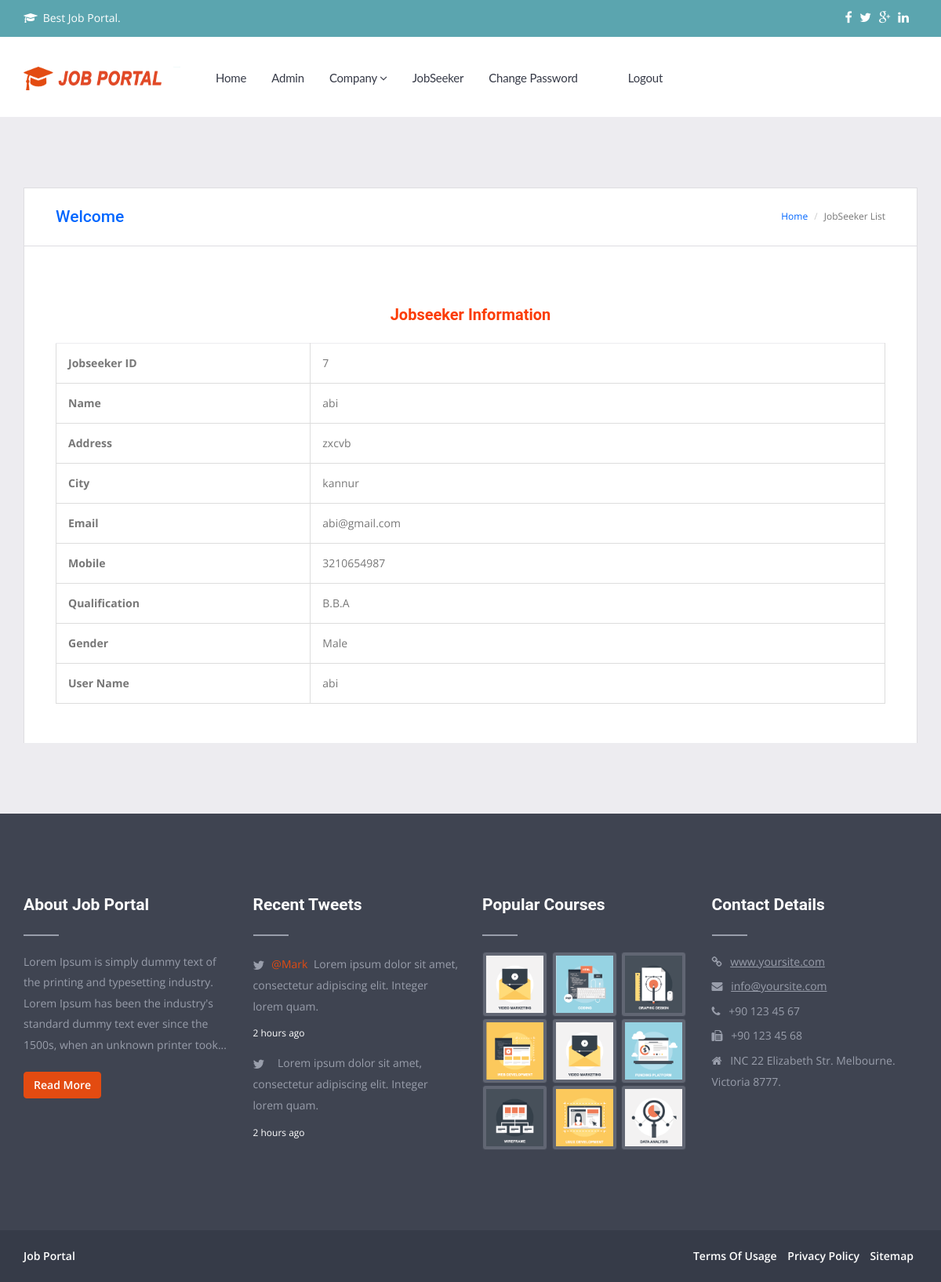
/View_All_User.php?JobSeekId=7, run on the app's committed database.
### tables this page shows
CREATE TABLE IF NOT EXISTS `jobseeker_reg` (
  `JobSeekId` int(11) NOT NULL AUTO_INCREMENT,
  `JobSeekerName` varchar(20) NOT NULL,
  `Address` varchar(100) NOT NULL,
  `City` varchar(20) NOT NULL,
  `Email` varchar(40) NOT NULL,
  `Mobile` bigint(20) NOT NULL,
  `Qualification` varchar(20) NOT NULL,
  `Gender` varchar(10) NOT NULL,
  `Status` varchar(10) NOT NULL,
  `UserName` varchar(20) NOT NULL,
  `Password` varchar(20) NOT NULL,
  PRIMARY KEY (`JobSeekId`),
  KEY `JobSeekId` (`JobSeekId`)
);

### View_All_User.php (the view, shortened to what this page needs)
<!DOCTYPE html>
<html lang="en">
<head>
<link rel="stylesheet" type="text/css" href="rs-plugin/css/A.settings.css.pagespeed.cf.xeOyGChsgq.css" media="screen"/>
<link rel="stylesheet" type="text/css" href="A.fonts%2c%2c_font-awesome-4.3.0%2c%2c_css%2c%2c_font-awesome.min.css%2bcss%2c%2c_bootstrap.css%2bcss%2c%2c_animate.css%2cMcc.kSNwpaaMDX.css.pagespeed.cf.w2G3xGgFf0.css"/>
<link rel="stylesheet" type="text/css" href="css/A.menu.css.pagespeed.cf.0_hLwXzYkZ.css">
<link rel="stylesheet" type="text/css" href="css/A.carousel.css%2bbxslider.css%2cMcc.jgeTii-u52.css.pagespeed.cf.STKSIMl7GF.css"/>
<link rel="stylesheet" type="text/css" href="A.style.css%2bcss%2c%2c_custom.css%2cMcc.HvWh1qoob-.css.pagespeed.cf.pWH5huNcWh.css"/>
</head>
<body>
<div id="wrapper">
<div class="topbar">
<div class="container">
<div class="row">
<div class="col-md-6 text-left">
<p><i class="fa fa-graduation-cap"></i> Best Job portal.</p>
</div>
<div class="col-md-6 text-right">
<ul class="list-inline">
<li>
<a class="social" href="#"><i class="fa fa-facebook"></i></a>
<a class="social" href="#"><i class="fa fa-twitter"></i></a>
<a class="social" href="#"><i class="fa fa-google-plus"></i></a>
<a class="social" href="#"><i class="fa fa-linkedin"></i></a>
</li>
</ul>
</div>
</div>
</div>
</div>
<header class="header">
<div class="container">
<div class="hovermenu ttmenu">
<div class="navbar navbar-default" role="navigation">
<div class="navbar-header">
<div class="logo">
<a class="navbar-brand" href="index-2.html"><img src="images/xlogin-logo.png.pagespeed.ic.rk5LaeLYSz copy.png" style="width:200px;height:30px;" alt=""></a>
</div>
</div>
<div class="navbar-collapse collapse">
<ul class="nav navbar-nav">
<li class="dropdown ttmenu-half"><a href="admin.php" >Home </a>
<li class="dropdown ttmenu-half"><a href="User.php" >Admin </a>
<li class="dropdown ttmenu-half"><a href="#" data-toggle="dropdown" class="dropdown-toggle">Company <b class="fa fa-angle-down"></b></a>
</li>
<li ><a href="All Users.php">JobSeeker </a>
<li><a href="change_password_admin.php">Change Password</a></li>
<li><a href="#"></a></li>
<li><a href="logout.php">Logout</a></li>
</ul>
</div>
</div>
</div>
</div>
</header>
<section class="grey section">
<div class="container">
<div class="row">
<div id="content" class="col-md-12 col-sm-12 col-xs-12">
<div class="blog-wrapper">
<div class="row second-bread">
<div class="col-md-6 text-left">
<h1><a href="#">Welcome <?php echo $_SESSION['Name'];?></a></h1>
</div>
<div class="col-md-6 text-right">
<div class="bread">
<ol class="breadcrumb">
<li><a href="#">Home</a></li>
<li class="active">JobSeeker List</li>
</ol>
</div>
</div>
</div>
</div>
<div class="blog-wrapper">
<div class="blog-desc">
<div class="shop-cart">
<hr class="invis">
<div class="edit-profile">
<form method="post">
						<h2><span><font color="#FB3C04"><center><strong>Jobseeker Information</strong></center></font> </a></span></h2>
<?php
$JobSeekId=$_GET['JobSeekId'];
$sel="select * from JobSeeker_Reg where JobSeekId='".$JobSeekId."'  ";
$res=mysql_query($sel);
while($ar=mysql_fetch_array($res))
{
?>
<table width="78%" align="center" cellpadding="40px" cellspacing="0" class="table table-bordered">
 <tr>
                    <td width="27%"><strong>Jobseeker ID</strong></td>
                    <td width="61%"><?php echo $ar['JobSeekId'];?></td>
                </tr>
                    <td width="27%" ><strong>Name</strong></td>
                    <td ><?php echo $ar['JobSeekerName'];?></td>
                  <tr>
                    <td><strong>Address</strong></td>
                    <td><?php echo $ar['Address'];?></td>
                  </tr>
                  <tr>
                    <td><strong>City</strong></td>
                    <td><?php echo $ar['City'];?></td>
                  </tr>
                  <tr>
                    <td><strong>Email</strong></td>
                    <td><?php echo $ar['Email'];?></td>
                  </tr>
                  <tr>
                    <td><strong>Mobile</strong></td>
                    <td><?php echo $ar['Mobile'];?></td>
                  </tr>
                  <tr>
                    <td><strong> Qualification</strong></td>
                    <td><?php echo $ar['Qualification'];?></td>
                  </tr>
                  <tr>
                    <td><strong>Gender</strong></td>
                    <td><?php echo $ar['Gender'];?></td>
                  </tr>
                   <tr>
                    <td><strong>User Name</strong></td>
                    <td><?php echo $ar['UserName'];?></td>
                  </tr>
                </table>
		  <?php
}
?>
</form>
      </div>
	</div>
</div>
</div>
</div>
</div>
</div>
</div>
<footer class="dark footer section">
<div class="container">
<div class="row">
<div class="col-md-3 col-md-6 col-xs-12">
<div class="widget">
<div class="widget-title">
<h4>About Job Portal </h4>
<hr>
</div>
<p>Lorem Ipsum is simply dummy text of the printing and typesetting industry. Lorem Ipsum has been the industry's standard dummy text ever since the 1500s, when an unknown printer took...</p>
<a href="#" class="btn btn-default">Read More</a>
</div>
</div>
<div class="col-md-3 col-md-6 col-xs-12">
<div class="widget">
<div class="widget-title">
<h4>Recent Tweets</h4>
<hr>
</div>
<div class="twitter-widget">
<ul class="latest-tweets">
<li>
<p><a href="#" title="">@Mark</a> Lorem ipsum dolor sit amet, consectetur adipiscing elit. Integer lorem quam.</p>
<span>2 hours ago</span>
</li>
<li>
<p><a href="#" title=""></a> Lorem ipsum dolor sit amet, consectetur adipiscing elit. Integer lorem quam.</p>
<span>2 hours ago</span>
</li>
</ul>
</div>
</div>
</div>
<div class="col-md-3 col-md-6 col-xs-12">
<div class="widget">
<div class="widget-title">
<h4>Popular Courses</h4>
<hr>
</div>
<ul class="popular-courses">
<li>
<a href="single-course.html" title=""><img class="img-thumbnail" src="upload/xservice_01.png.pagespeed.ic.2iuJZT3CaV.png" alt=""></a>
</li>
<li>
<a href="single-course.html" title=""><img class="img-thumbnail" src="upload/xservice_02.png.pagespeed.ic.c6RThoxSWC.png" alt=""></a>
</li>
<li>
<a href="single-course.html" title=""><img class="img-thumbnail" src="upload/xservice_03.png.pagespeed.ic.E_Ew4wn4ZP.png" alt=""></a>
</li>
<li>
<a href="single-course.html" title=""><img class="img-thumbnail" src="upload/xservice_04.png.pagespeed.ic.NGi9jRXTXk.png" alt=""></a>
</li>
<li>
<a href="single-course.html" title=""><img class="img-thumbnail" src="upload/xservice_05.png.pagespeed.ic.2iuJZT3CaV.png" alt=""></a>
</li>
<li>
<a href="single-course.html" title=""><img class="img-thumbnail" src="upload/xservice_06.png.pagespeed.ic.o2Uniwq-y5.png" alt=""></a>
</li>
<li>
<a href="single-course.html" title=""><img class="img-thumbnail" src="upload/xservice_07.png.pagespeed.ic.H-fRTeeP8u.png" alt=""></a>
</li>
<li>
<a href="single-course.html" title=""><img class="img-thumbnail" src="upload/xservice_08.png.pagespeed.ic.76ek5JLaEY.png" alt=""></a>
</li>
<li>
<a href="single-course.html" title=""><img class="img-thumbnail" src="upload/xservice_09.png.pagespeed.ic.FJcG938KC-.png" alt=""></a>
</li>
</ul>
</div>
</div>
<div class="col-md-3 col-md-6 col-xs-12">
<div class="widget">
<div class="widget-title">
<h4>Contact Details</h4>
<hr>
</div>
<ul class="contact-details">
<li><i class="fa fa-link"></i> <a href="#">www.yoursite.com</a></li>
<li><i class="fa fa-envelope"></i> <a href="mailto:info@yoursite.com">info@yoursite.com</a></li>
<li><i class="fa fa-phone"></i> +90 123 45 67</li>
<li><i class="fa fa-fax"></i> +90 123 45 68</li>
<li><i class="fa fa-home"></i>  INC 22 Elizabeth Str. Melbourne. Victoria 8777.</li>
</ul>
</div>
</div>
</div>
</div>
</footer>
<section class="copyright">
<div class="container">
<div class="row">
<div class="col-md-6 text-left">
<p><a href="https://www.templatespoint.net" target="_blank">Job Portal </a></p>
</div>
<div class="col-md-6 text-right">
<ul class="list-inline">
<li><a href="#">Terms of Usage</a></li>
<li><a href="#">Privacy Policy</a></li>
<li><a href="#">Sitemap</a></li>
</ul>
</div>
</div>
</div>
</section>
</body>
</html>

### css/A.menu.css.pagespeed.cf.0_hLwXzYkZ.css (style rules this page uses)
.ttmenu { margin-bottom: 0; }
.ttmenu .navbar-default { border:0; margin-bottom: 0; width: 100% !important; border-radius: 0; }
.ttmenu .navbar ul { padding-left:0; list-style:none; }
.ttmenu .navbar-brand { color: #fff !important; float: left; font-size: 20px; height:52px; background:none; line-height: 38px; position: relative; text-align: center; top: 0; width:65px; }
.ttmenu .navbar-collapse { border-bottom: 0 !important; }
.ttmenu .navbar-default .nav, .ttmenu .navbar-default .collapse, .ttmenu .navbar-default .dropup, .ttmenu .navbar-default .dropdown { position: static; }
.navbar-default .navbar-nav > li > a { padding-bottom: 15px; padding-top: 15px; font-size: 13px; letter-spacing: 1px; font-style: normal; color:#1a1a1a ; font-weight: bold; text-transform: uppercase; }

### View_All_User.php (style rules this page uses)
a { color:#0066FF; text-decoration:none; }

### data on the page
jobseeker_reg: JobSeekId "7", JobSeekerName "abi", Address "zxcvb", City "kannur", Email "abi@gmail.com", Mobile "3210654987", Qualification "B.B.A", Gender "Male", UserName "abi"
